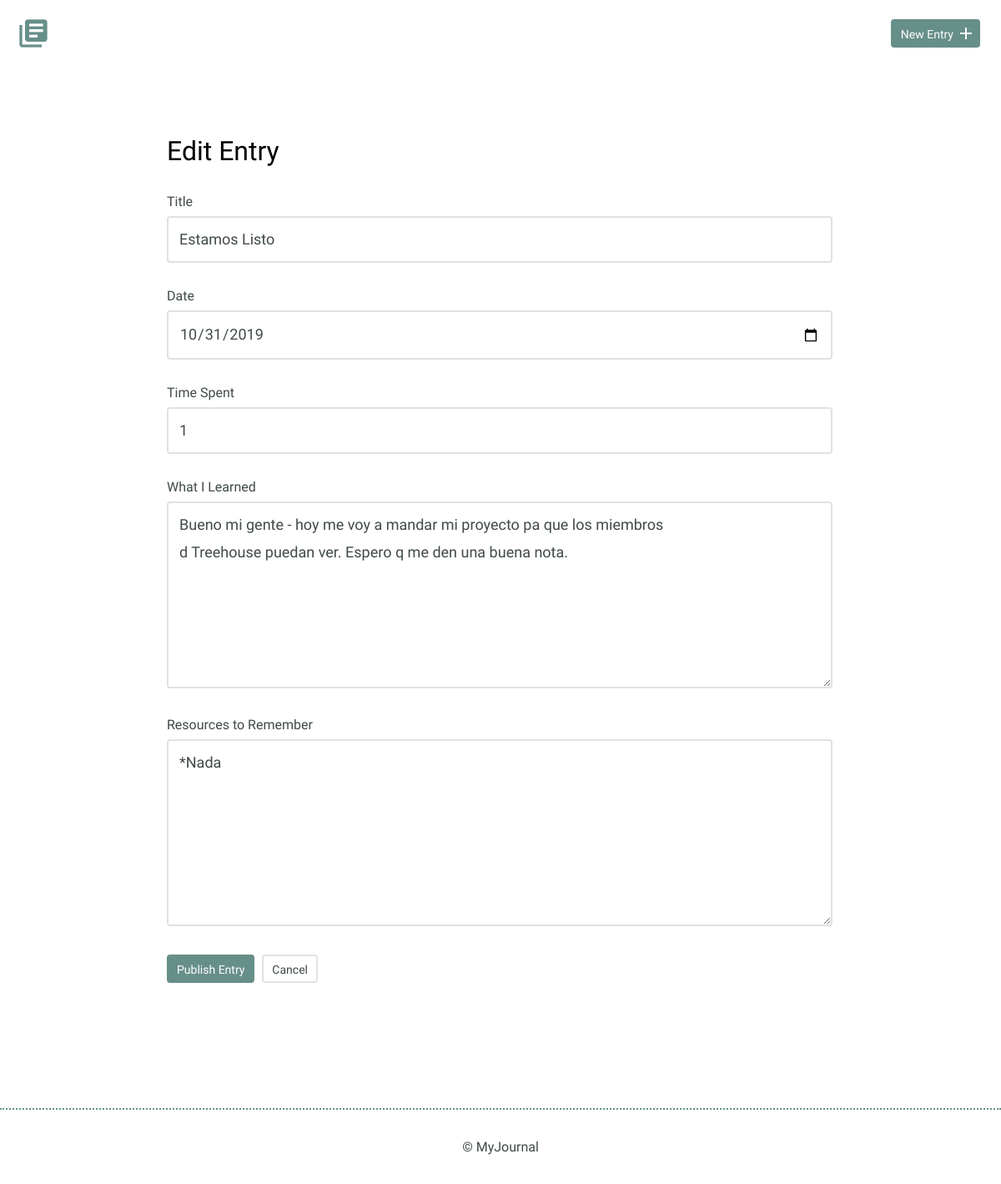
/edit.php?id=29, run on the app's committed database.
### tables this page shows
CREATE TABLE "entries" (
	`id`	INTEGER,
	`title`	TEXT,
	`date`	TEXT,
	`time_spent`	INTEGER,
	`learned`	BLOB,
	`resources`	BLOB,
	PRIMARY KEY(`id`)
);

### inc/functions.php (called while the page is built, shortened)
<?php
function get_entry($id){
    include 'connection.php';
$sql = 'SELECT id,title,date,time_spent,learned,resources FROM entries WHERE id = ?';
try{
    $results = $db->prepare($sql);
    $results->bindValue(1, $id, PDO::PARAM_INT);
    $results->execute();
} catch (Exception $e) {
    echo "Error!: " . $e->getMessage() . "<br />";
    return false;
  }
return $results->fetch();
}

### edit.php (the view, shortened to what this page needs)
<?php
require 'inc/functions.php';
include 'inc/header.php';
$title = $date = $time_spent = $learned = $resources = $tag = " ";
$id = filter_input(INPUT_GET, 'id', FILTER_SANITIZE_NUMBER_INT);
if(isset($_GET['id'])){
    list($id,$title,$date,$time_spent,$learned,$resources) = get_entry(filter_input(INPUT_GET, 'id',
    FILTER_SANITIZE_NUMBER_INT));
}
?>
<!DOCTYPE html>
<html>
        <section>
            <div class="container">
                <div class="edit-entry">
                    <h2>Edit Entry</h2>
                      <form method="POST">
                          <label for="title">Title</label>
                          <input id="title" type="text" name="title" placeholder="Title" value= "<?php echo htmlspecialchars($title); ?>"><br>
                          <label for="date">Date</label>
                          <input id="date" type="date" name="date" placeholder="YYYY-MM-DD" value= "<?php echo htmlspecialchars($date); ?>"><br>
                          <label for="time-spent"> Time Spent</label>
                          <input id="time-spent" type="text" name="timeSpent" value= "<?php echo htmlspecialchars($time_spent); ?>"placeholder="1 hour" ><br>
                          <label for="what-i-learned">What I Learned</label>
                          <textarea id="what-i-learned" rows="5" name="whatILearned" placeholder="Today I learned..." value = ""><?php echo htmlspecialchars($learned); ?></textarea>
                          <label for="resources-to-remember">Resources to Remember</label>
                          <textarea id="resources-to-remember" rows="5" name="ResourcesToRemember" placeholder="Treehouse.com" value = ""><?php echo htmlspecialchars($resources); ?> </textarea>
                          <input type="submit" value="Publish Entry" class="button">
                          <a href="index.php" class="button button-secondary">Cancel</a>
                      </form>
                </div>
            </div>
        </section>
<?php include 'inc/footer.php'; ?>
</html>

### css/site.css (style rules this page uses)
body { font-size: 16px; color: #404a49; font-family: 'Cousine', serif; font-weight: 400; }
.container { margin: 0 auto; padding: 0 25px; }
.button { padding: 8px 10px 6px 10px; background: #678f89; border: 2px solid #678f89; border-radius: 4px; text-decoration: none; color: #FFF; position: relative; text-align: center; font-size: 14px; }
.button.button-secondary { background: #FFF; border: 2px solid #e1e1e1; color: #404a49; }
h1, h2, h3 { margin: 0; font-weight: 400; line-height: 1em; color: #000; }
h2 { font-size: 32px; }
.entry-list, .edit-entry, .new-entry { max-width: 800px; margin: 0 auto; padding: 70px 0 150px 0; }
.edit-entry h2, .new-entry h2 { margin-bottom: 35px; }
form label { display: block; margin-bottom: 8px; }
form input[type=text], form input[type=password], form input[type=date], form textarea { border: 2px solid #e1e1e1; font-size: 18px; line-height: 1.8em; padding:10px 13px; margin-bottom: 30px; border-radius: 4px; width: calc(100% - 32px); }
.edit-entry form textarea, .new-entry form textarea { min-height: 200px; }
input[type=submit] { margin-right: 5px; }

### data on the page
entries: title "Estamos Listo", date "10/31/2019", timeSpent "1", whatILearned "Bueno mi gente - hoy me voy a mandar mi proyecto pa que los miembros d Treehouse puedan ver. Espero q me den una buena nota.", ResourcesToRemember "*Nada"
